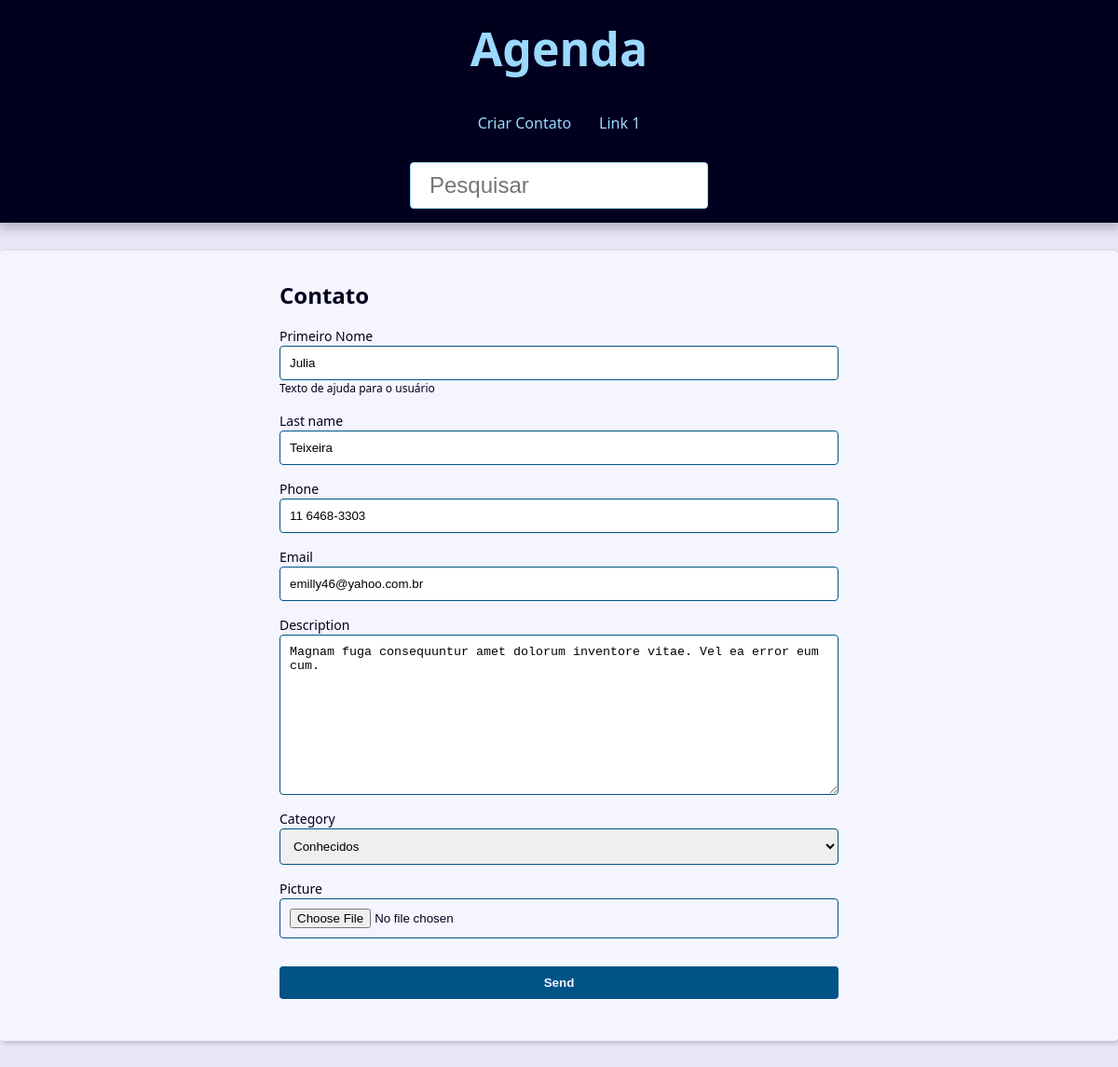
Screenshot of /contact/13/update/ with the database file from the repository.
### contact/models.py (models this page shows, shortened)
class Contact(models.Model):
    class Meta:
        verbose_name='Contact'
        verbose_name_plural='Contacts'
    first_name = models.CharField(max_length=50)
    last_name = models.CharField(max_length=50)
    phone = models.CharField(max_length=50)
    email = models.EmailField(max_length=254)
    created_date = models.DateTimeField(default=timezone.now)
    description = models.TextField(blank=True)
    show = models.BooleanField(default=True)
    picture = models.ImageField(blank=True, upload_to='pictures/%Y/%m/')
    category = models.ForeignKey(
        Category,
        on_delete=models.SET_NULL,
        blank=True,
        null=True
    )
    owner = models.ForeignKey(
        User,
        on_delete=models.SET_NULL,
        blank=True,
        null=True
    )

### contact/views/contact_forms.py (the view, shortened to what this page needs)
# urls.py: path('contact/<int:contact_id>/update/', views.update, name="update"),
def update(request, contact_id):
    contact = get_object_or_404(Contact, pk=contact_id, show=True)
    form_action=reverse('contact:update', args=(contact_id,))
    context = {
        'form': ContactForm(instance=contact),
        'form_action': form_action,
    }
    return render(request, 'contact/create.html', context)

### contact/forms.py (shortened to what this page needs)
class ContactForm(forms.ModelForm):
    class Meta:
        model = Contact
        fields = (
            'first_name',
            'last_name',
            'phone',
            'email',
            'description',
            'category',
            'picture',
        )
    picture = forms.ImageField(
        widget=forms.FileInput(
            attrs={
                'accept':'image/*',
            }
        )
    )
    first_name = forms.CharField(
        widget=forms.TextInput(
            attrs={
            'class': 'class-a class-b',
            'placeholder': 'Escreva seu Primeiro Nome',
            }
        ),
        label='Primeiro Nome',
        help_text='Texto de ajuda para o usuário',
    )

### contact/models.py (called while the page is built)
    def __str__(self):
        return self.name

### contact/templates/contact/create.html (shortened to what this page needs)
{% extends 'global/base.html' %}
{% block content %}
    <div class="form-wrapper">
        <h2>Contato</h2>
        <form
        action="{{ form_action }}"
        method="POST"
        enctype="multipart/form-data"
        >
        <div class="form-content">
            {% for field in form %}
            <div class="form-group">
                <label for="{{ field.id_for_label }}">{{ field.label }}</label>
                {{ field }}
                {% if field.help_text %}
                    <p class="help-text">{{ field.help_text }}</p>
                {% endif %}
            </div>
            {% endfor %}
        </div>
        <div class="form-content">
            <div class="form-group">
            <button class="btn" type="submit">Send</button>
            </div>
        </div>
        </form>
    </div>
{% endblock content %}

### base_static/global/css/style.css (style rules this page uses)
:root { --spacing: 1.5rem; --link-dark-color: rgb(0, 83, 134); --link-light-color: rgb(156, 217, 255); --clr-white: rgb(245, 245, 255); --clr-black: rgb(0, 0, 30); --clr-light-gray: rgb(230, 230, 245); --clr-dark-shadow-5: rgba(0, 0, 10, 5%); --clr-dark-shadow-10: rgba(0, 0, 10, 10%); --clr-dark-shadow-20: rgba(0, 0, 10, 20%); --clr-light-shadow-5: rgba(200, 200, 255, 5%); --clr-light-shadow-10: rgba(200, 200, 255, 10%); --clr-light-shadow-20: rgba(200, 200, 255, 20%); --main-page-width: 120rem; --table-min-width: 60rem; --biggest-font-size: 5rem; --bigger-font-size: 4rem; --big-font-size: 3.2rem; --medium-font-size: 2.4rem; --small-font-size: 1.6rem; --smaller-font-size: 1.4rem; --smallest-font-size: 1.2rem; --transition-fast: 300ms; --transition-medium: 600ms; --transition-slow: 1s; --default-border-radius: 4px; }
*, *::before, *::after { margin: 0; padding: 0; box-sizing: border-box; }
html { font-size: 62.5%; }
body { font-family: system-ui, -apple-system, BlinkMacSystemFont, 'Segoe UI', Roboto, Oxygen, Ubuntu, Cantarell, 'Open Sans', 'Helvetica Neue', sans-serif; line-height: 1.5; font-size: var(--small-font-size); color: var(--clr-black); -webkit-font-smoothing: antialiased; background: var(--clr-light-gray); }
.form-wrapper { max-width: 60rem; margin: var(--spacing) auto; }
.form-content { margin: var(--spacing) 0; }
.form-group { display: flex; flex-direction: column; padding-bottom: var(--spacing); }
.form-group p { margin: 1em 0; }
.form-group .help-text, .form-group .help-text ~ ul { margin: 0; font-size: var(--smallest-font-size); list-style: none; }
.form-group input, .form-group textarea, .form-group select { padding: 1rem; border-radius: var(--default-border-radius); border: 1px solid var(--link-dark-color); }
.form-group label { font-size: var(--smaller-font-size); }
.btn { background-color: var(--link-dark-color); color: var(--clr-white); font-weight: bold; border: none; padding: 1rem 2rem; border-radius: var(--default-border-radius); cursor: pointer; transition: filter var(--transition-fast) ease-in-out; }

### rows the page displays
Contact: form "Julia" "Teixeira" "11 6468-3303" "emilly46@yahoo.com.br" "Magnam fuga consequuntur amet dolorum inventore vitae. Vel ea error eum cum." "Conhecidos"

### other values shown
{{ field.label }} "Primeiro Nome" "Last name" "Phone" "Email" "Description" "Category" "Picture"
{{ field.help_text }} "Texto de ajuda para o usuário"
